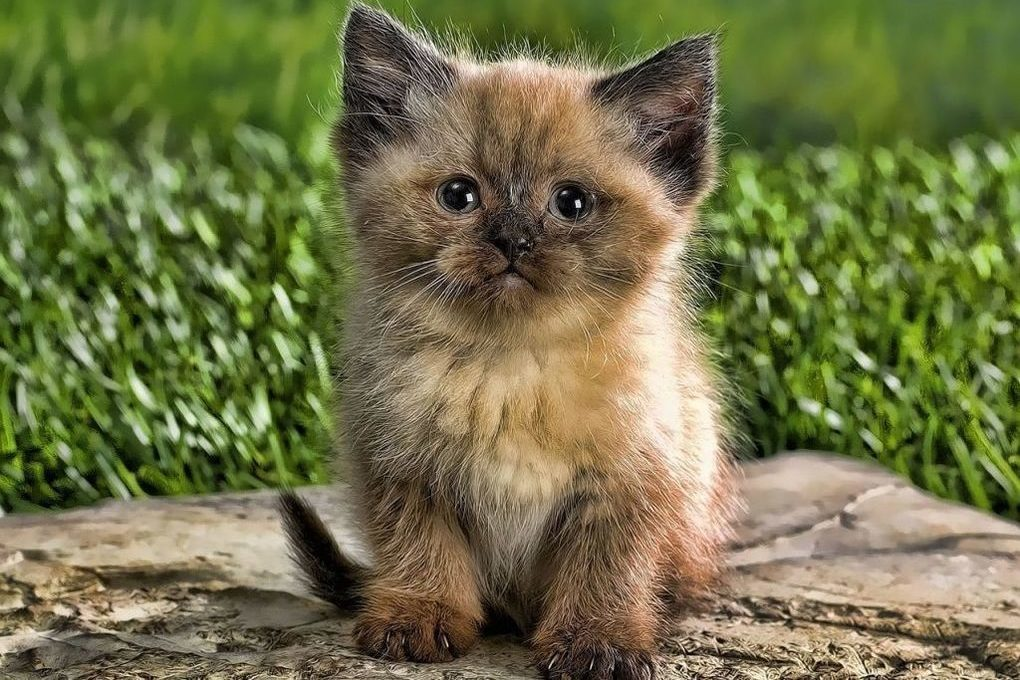
//> input picture LB4/img.jpg, 1020 x 680 px
$ ./atsom4 img.jpg 2 3 3   (built with g++ and OpenCV 4)
//> lines starting //> are read from the running program, lines starting //| are printed output that depends on the picture
#include <iostream>
#include <opencv2/opencv.hpp>
#include <cmath>

cv::Mat svertka(const cv::Mat& img, const std::vector<std::vector<int>>& kernel) {
    int kernel_size = kernel.size();
    int x_start = kernel_size / 2;
    int y_start = kernel_size / 2;

    cv::Mat matr = cv::Mat::zeros(img.size(), img.type());

    for (int i = 0; i < img.rows; ++i) {
        for (int j = 0; j < img.cols; ++j) {
            matr.at<uchar>(i, j) = img.at<uchar>(i, j);
        }
    }

    cv::Mat result = matr.clone();

    for (int i = x_start; i < matr.rows - x_start; ++i) {
        for (int j = y_start; j < matr.cols - y_start; ++j) {
            int val = 0;
            for (int k = -(kernel_size / 2); k <= kernel_size / 2; ++k) {
                for (int l = -(kernel_size / 2); l <= kernel_size / 2; ++l) {
                    val += img.at<uchar>(i + k, j + l) * kernel[k + (kernel_size / 2)][l + (kernel_size / 2)];
                }
            }
            result.at<uchar>(i, j) = static_cast<uchar>(val);
        }
    }

    return result;
}

int get_angle_number(int x, int y) {
    double tg = (x != 0) ? static_cast<double>(y) / x : 999;

    if (x < 0) {
        if (y < 0) {
            if (tg > 2.414) {
                return 0;
            }
            else if (tg < 0.414) {
                return 6;
            }
            else if (tg <= 2.414) {
                return 7;
            }
        }
        else {
            if (tg < -2.414) {
                return 4;
            }
            else if (tg < -0.414) {
                return 5;
            }
            else if (tg >= -0.414) {
                return 6;
            }
        }
    }
    else {
        if (y < 0) {
            if (tg < -2.414) {
                return 0;
            }
            else if (tg < -0.414) {
                return 1;
            }
            else if (tg >= -0.414) {
                return 2;
            }
        }
        else {
            if (tg < 0.414) {
                return 2;
            }
            else if (tg < 2.414) {
                return 3;
            }
            else if (tg >= 2.414) {
                return 4;
            }
        }
    }

    return 0; // Default case
}

int main(int argc, char* argv[]) {
    if (argc != 5) {
        std::cerr << "Usage: " << argv[0] << " <image_path> <standard_deviation> <kernel_size> <bound_path>" << std::endl;
        return 1;
    }

    std::string path = argv[1];
    double standard_deviation = std::stod(argv[2]);
    int kernel_size = std::stoi(argv[3]);
    int bound_path = std::stoi(argv[4]);

    cv::Mat img = cv::imread(path, cv::IMREAD_GRAYSCALE);
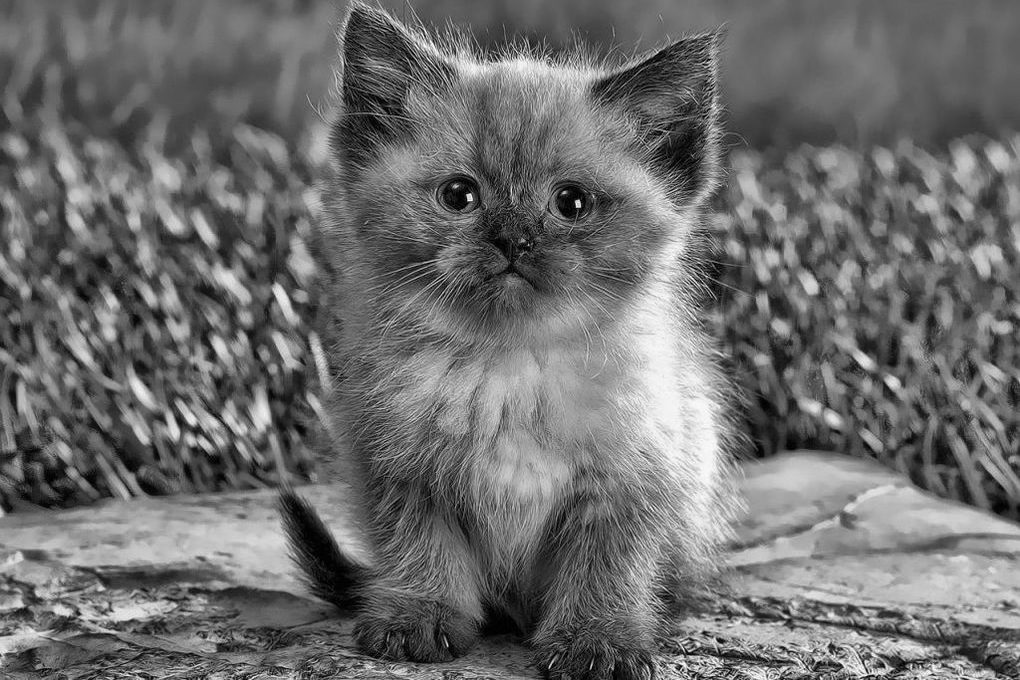
//> img: 680 rows x 1020 cols, CV_8UC1; min 0, max 255, mean 109.7

    if (img.empty()) {
        std::cerr << "Error: Unable to read image." << std::endl;
        return 1;
    }

    // 1
    cv::Mat imgBlurByCV2;
    cv::GaussianBlur(img, imgBlurByCV2, cv::Size(kernel_size, kernel_size), standard_deviation);

    cv::imshow(path, imgBlurByCV2);

    // 2
    std::vector<std::vector<int>> Gx = { {-1, 0, 1}, {-2, 0, 2}, {-1, 0, 1} };
    std::vector<std::vector<int>> Gy = { {-1, -2, -1}, {0, 0, 0}, {1, 2, 1} };

    cv::Mat img_Gx = svertka(img, Gx);
//> after the loop in svertka, `for (int i = x_start; i < matr.rows - x_start; ++i)`:
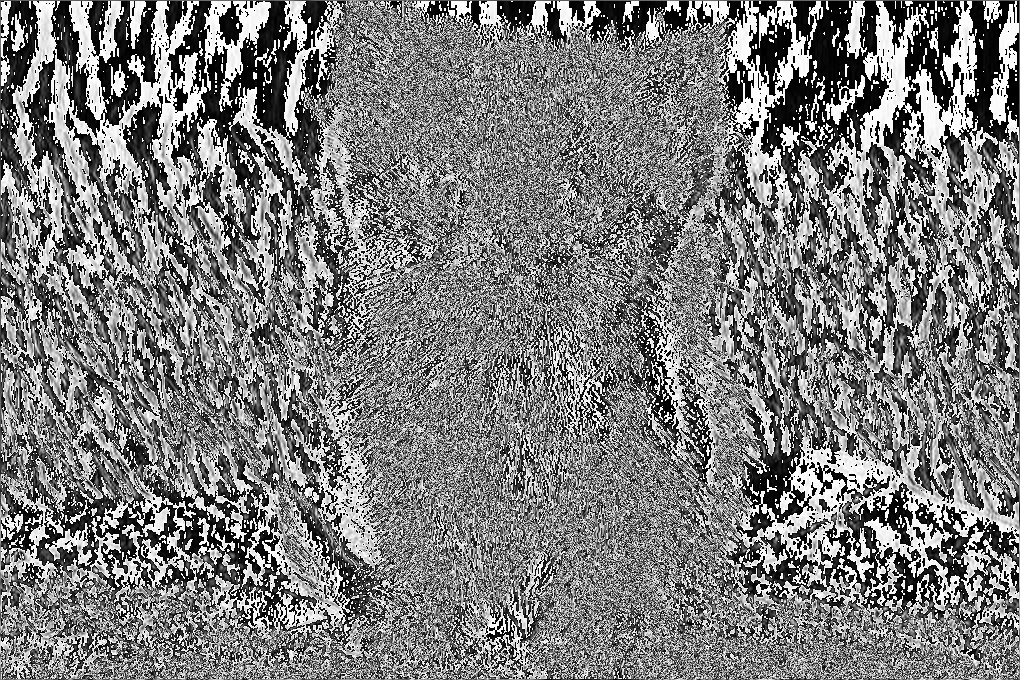
//> result: 680 rows x 1020 cols, CV_8UC1; min 0, max 255, mean 124.1
    cv::Mat img_Gy = svertka(img, Gy);
//> after the loop in svertka (call 2), `for (int i = x_start; i < matr.rows - x_start; ++i)`:
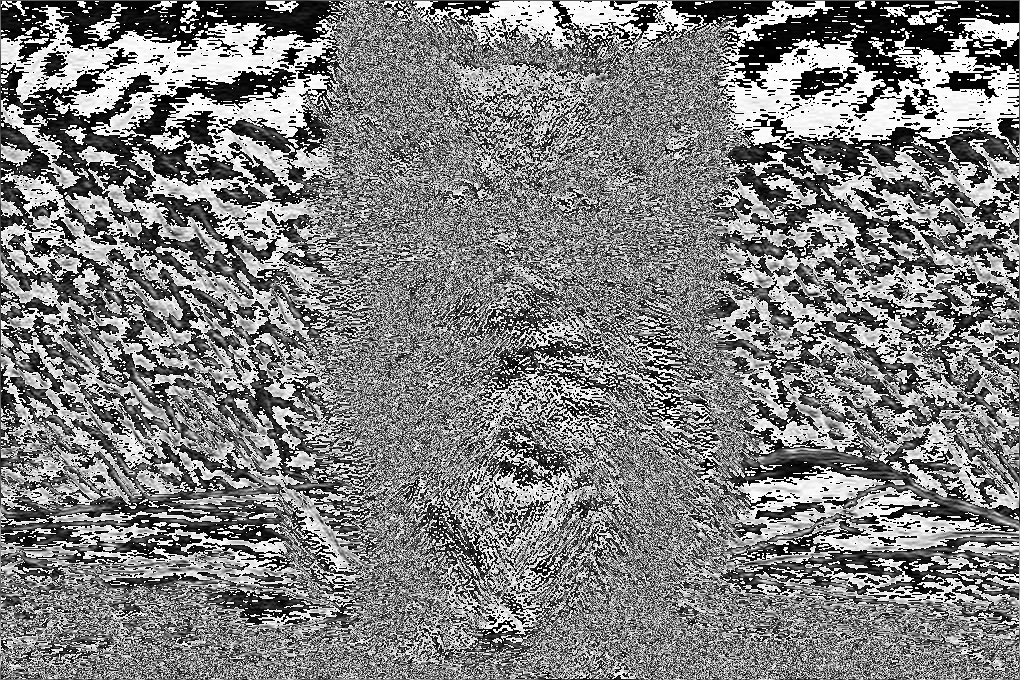
//> result: 680 rows x 1020 cols, CV_8UC1; min 0, max 255, mean 127.2

    cv::Mat matr_gradient = cv::Mat::zeros(img.size(), img.type());

    for (int i = 0; i < img.rows; ++i) {
        for (int j = 0; j < img.cols; ++j) {
            matr_gradient.at<uchar>(i, j) = img.at<uchar>(i, j);
        }
    }

    for (int i = 0; i < img.rows; ++i) {
        for (int j = 0; j < img.cols; ++j) {
            matr_gradient.at<uchar>(i, j) = static_cast<uchar>(std::sqrt(std::pow(img_Gx.at<uchar>(i, j), 2) +
                std::pow(img_Gy.at<uchar>(i, j), 2)));
        }
    }
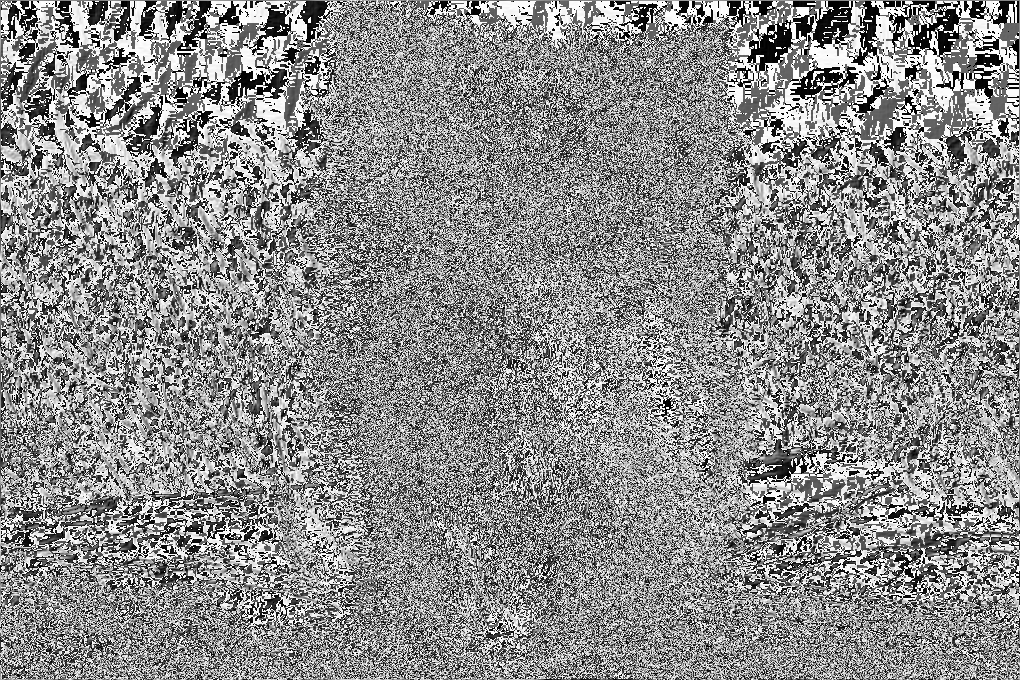
//> matr_gradient: 680 rows x 1020 cols, CV_8UC1; min 0, max 255, mean 139.5

    // 3
    cv::Mat img_angles = img.clone();
    for (int i = 0; i < img.rows; ++i) {
        for (int j = 0; j < img.cols; ++j) {
            img_angles.at<uchar>(i, j) = get_angle_number(img_Gx.at<uchar>(i, j), img_Gy.at<uchar>(i, j));
        }
    }
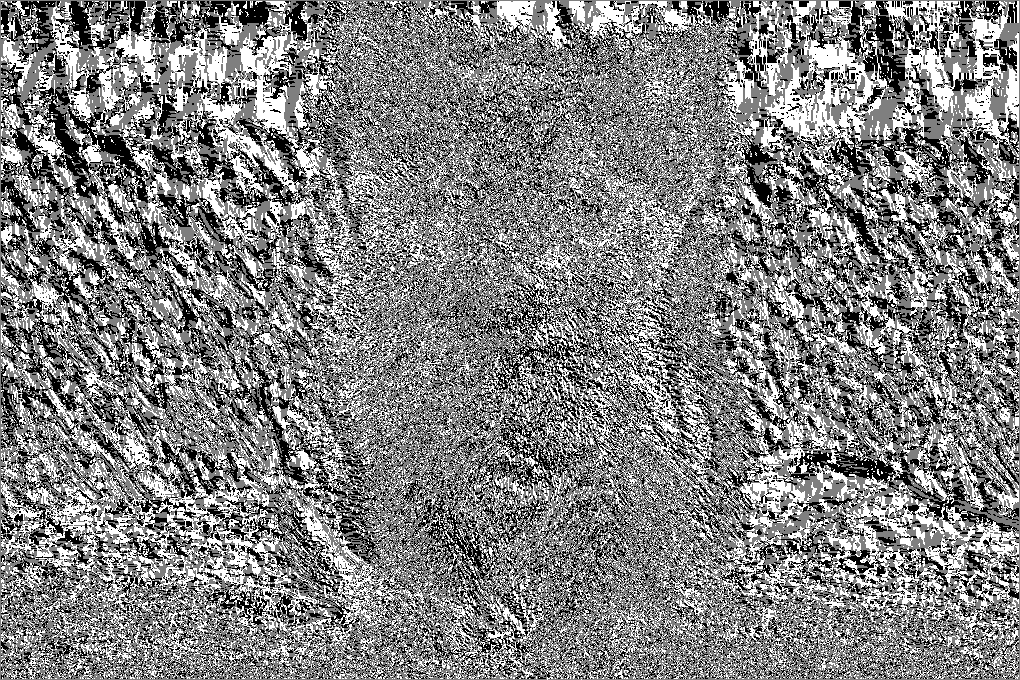
//> img_angles: 680 rows x 1020 cols, CV_8UC1; min 2, max 4, mean 3.02; drawn with min black and max white

    // Rest of your code...

    while (true) {
        if (cv::waitKey(1) & 0xFF == 'q') {
//> the 'q' key is pressed
            break;
        }
    }

    return 0;
}
